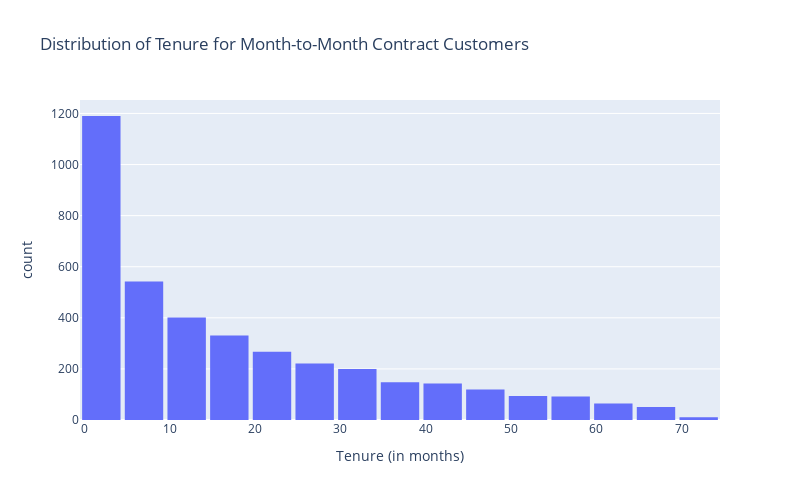

Notebook code cell kept with this figure:
### Code cell
month_to_month_df = df[df['Contract'] == 'Month-to-month']
fig = px.histogram(
    month_to_month_df,
    x='tenure',
    nbins=30,
    title='Distribution of Tenure for Month-to-Month Contract Customers',
    labels={'tenure': 'Tenure (in months)', 'count': 'Number of Customers'},
    color_discrete_sequence=['#636EFA']
)

fig.update_layout(
    bargap=0.1,
    width=800,
    height=500
)

fig.show()

### Figure 1 — Plotly figure (JSON) as saved in the notebook; plotly's stock layout.template omitted (floating-point values rounded to 4 significant figures; data arrays with more than 128 entries replaced by an {"elided": "..."} marker saying what was removed)
{"data": [{"bingroup": "x", "hovertemplate": "Tenure (in months)=%{x}<br>count=%{y}<extra></extra>", "legendgroup": "", "marker": {"color": "#636EFA", "pattern": {"shape": ""}}, "name": "", "nbinsx": 30, "orientation": "v", "showlegend": false, "type": "histogram", "x": {"elided": "3875 int values"}, "xaxis": "x", "yaxis": "y"}], "layout": {"bargap": 0.1, "barmode": "relative", "height": 500, "legend": {"tracegroupgap": 0}, "title": {"text": "Distribution of Tenure for Month-to-Month Contract Customers"}, "width": 800, "xaxis": {"anchor": "y", "domain": [0, 1], "title": {"text": "Tenure (in months)"}}, "yaxis": {"anchor": "x", "domain": [0, 1], "title": {"text": "count"}}}}
